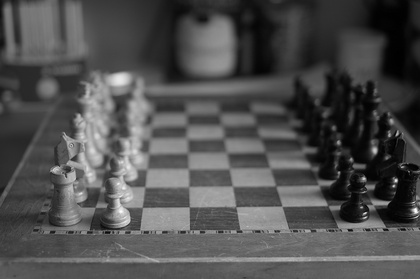
%> input picture LAB7_Examen/ajedrez1.jpg, 420 x 279 px, shrunk from 1504 x 1000 before the run
$ octave script1.m   (GNU Octave 9; MATLAB toolbox functions it lacks are replaced by stand-ins)
%> lines starting %> are read from the running program, lines starting %| are printed output that depends on the picture
### LAB7_Examen/fc_imfilter.m
function res=fc_imfilter(im,h,tipo)
% "Equivalente a im_filter de MATLAB

[N M s]=size(im);
[n m]=size(h);

n2 = floor((n-1)/2);
m2 = floor((m-1)/2);

temp = fc_rellena(im,n2,n-n2-1,m2,m-m2-1,tipo);

%keyboard

res=zeros(N,M,s);

for k=1:s,
 plano = double(temp(:,:,k));
 res(:,:,k)=filter2(h,plano,'valid');
end

switch(class(im))
    case 'uint8', res = uint8(res);
    case 'double', res = res/(1+16*eps);

end

return


function res=fc_rellena(im,a,b,c,d,forma)
% Pone marco a la imagen con bordes a,b (arriba/abajo)
% y c,d (izquierda/derecha). El color se rellena seg鷑 tipo.

fondo=0; if ~ischar(forma), fondo=forma; forma='cte'; end


[N M s]=size(im);

res = fondo*ones(N+a+b,M+c+d,s);
switch(class(im))
  case 'uint8', res=uint8(res);
end

res([1:N]+a,[1:M]+c,:)=im;


switch forma,

    case 'cte'
      % Ya relleno al crear res

    case 'media'

      for k=1:s,
        m=mean(mean(im(:,:,k)));
        res(:,:,k)=0*res(:,:,k)+m;
      end
      res([1:N]+a,[1:M]+c,:)=im;

    case 'replicate'
      for k=1:s,
          res([1:a],:,k) = ones(a,1)*res(a+1,:,k);
          res([1:b]+a+N,:,k) = ones(b,1)*res(a+N,:,k);

          res(:,1:c,k) = res(:,c+1,k)*ones(1,c);
          res(:,[1:d]+c+M,k) = res(:,c+M,k)*ones(1,d);
      end

    case 'symmetric'
     for k=1:s,
      res(1:a,:,k) = flipud(res([1:a]+a+1,:,k));
      res([1:b]+a+N,:,k) = flipud(res([1:b]+a+N-b-1,:,k));

      res(:,1:c,k) = fliplr(res(:,[1:c]+c+1,k));
      res(:,[1:d]+c+M,k) = fliplr(res(:,[1:d]+c+M-d-1,k));
     end

    case 'circular'
     for k=1:s,
      res(1:a,:,k) = res([1:a]+N,:,k);
      res([1:b]+a+N,:,k) = res([1:b]+a,:,k);

      res(:,[1:c],k) = res(:,[1:c]+M,k);
      res(:,[1:d]+c+M,k) = res(:,[1:d]+c,k);
     end
end

switch(class(im))
    case 'uint8', res = uint8(res);
end

return

### LAB7_Examen/fc_truesize.m
function fc_truesize

% Control de que existe figura, ejes, imagen
fig=findobj('type','figure'); if isempty(fig), return; end;
fig=fig(1);

eje=findobj(fig,'type','axes'); if isempty(eje), return; end;
set(eje,'Units','Norm');

h_im = findobj(eje,'type','image');
if isempty(h_im), return; end


dim_im=[size(get(h_im,'Cdata'),2) size(get(h_im,'Cdata'),1)];
pos_f = get(gcf,'Pos'); dim_fig = pos_f(3:4);

set(gca,'Pos',[0.0 0.0 1 1]); % Ejes cubriendo fig
pos_eje=get(gca,'Pos');
dim_eje=pos_eje(3:4).*dim_fig;

factor = dim_im./dim_eje;
new_dim_fig = round(dim_fig.*factor);

%qq=get(eje,'Pos');qq=qq(3:4).*

% Falta control de imagen muy grande.
screen=get(0,'ScreenSize'); screen=screen(3:4);

ratio=(new_dim_fig./screen);
M=max(ratio)+0.10;

if M>1,
   K = floor(20/M)/20;
   new_dim_fig =  new_dim_fig*K;
   fprintf('WARNING: Screen size %d x %d. Imagen reducida al %.0f%%\n',screen,K*100);
end

% Centrar figura

pos_f(1) = (screen(1)-new_dim_fig(1)  )/2;
pos_f(2) = (screen(2)-new_dim_fig(2)-50  )/2;
set(gcf,'Pos',[pos_f(1:2) new_dim_fig]);


%set(gca,'Units','Pixels'); get(gca,'Pos'); set(gca,'Units','Norm');

### LAB7_Examen/script1.m
im1 = imread('ajedrez1.jpg');
%> im1 is the input picture: size 279x420 uint8; min 0, max 255, mean 79.5
im2 = imread('ajedrez2.jpg');
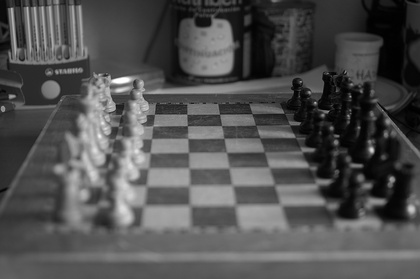
%> input picture LAB7_Examen/ajedrez2.jpg, 420 x 279 px, shrunk from 1504 x 1000 before the run
%> im2 is the input picture: size 279x420 uint8; min 0, max 255, mean 80.8
%figure(1); image(im1);
%figure(2); image(im2);
%colormap(gray(256));

s=5; x = -10:10;
h = exp(-(x.^2)/(2*s.^2)); % Expresion gauss 1D
h = h/sum(h); % Normaliza para que suma=1
G = h' * h; % Crea mascara 2D
%sum(G(:))

d1 = fc_imfilter(double(im1), G, 'symmetric');
%> after the loop in fc_rellena, `for k=1:s,`:
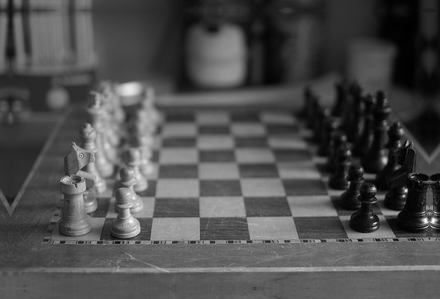
%> res: size 299x440 double; min 0, max 255, mean 77.7
%> after the loop in fc_imfilter, `for k=1:s,`:
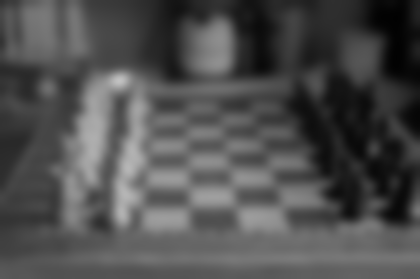
%> res: size 279x420 double; min 1.8, max 193.9, mean 79.5
d2 = fc_imfilter(double(im2), G, 'symmetric');
%> call 2 of fc_rellena, with a = 10, b = 10, c = 10, d = 10, forma = 'symmetric'
%> after the loop in fc_rellena (call 2), `for k=1:s,`:
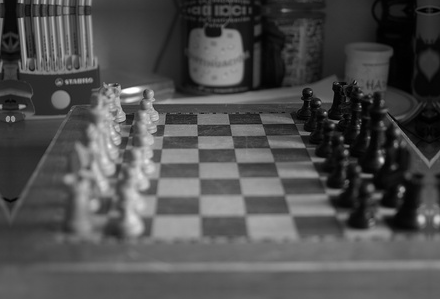
%> res: size 299x440 double; min 0, max 255, mean 78.9
detalles1 = abs(im1 - uint8(d1));
detalles2 = abs(im2 - uint8(d2));
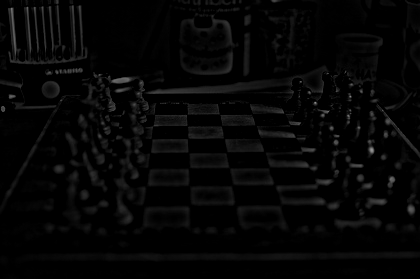
%> detalles2: size 279x420 uint8; min 0, max 145, mean 5.7
figure(3); image(detalles1);
figure(4); image(detalles2);
%> after `image(detalles2)`:
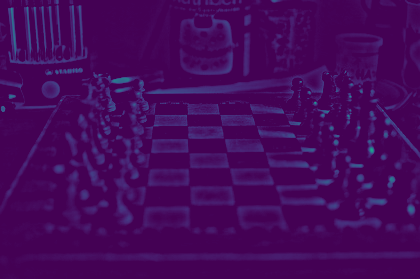
%> displayed picture: size 279x420x3, on the screen's scale of 0 to 255; mean R, G, B 68.9, 9, 91.3

im3 = (im2.*0)+128;
%> im3: size 279x420 uint8; every value is 128

longitud = size(im2);
%> longitud = [279 420]
umbral = 2.0;

for i=1:longitud(1)
  for j=1:longitud(2)
      if(detalles1(i,j)/detalles2(i,j) > umbral)
          im3(i,j) = im1(i,j);
      end
      if(detalles1(i,j)/detalles2(i,j) < (1/umbral))
          im3(i,j) = im2(i,j);
      end
  end
end
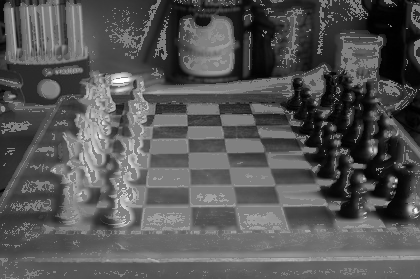
%> im3: size 279x420 uint8; min 0, max 255, mean 86
%> the run ends on the next line

figure(5);image(im3);
colormap(gray(256));
fc_truesize();
